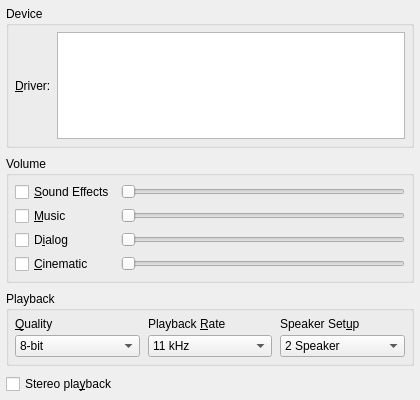
<?xml version="1.0" encoding="UTF-8"?>
<ui version="4.0">
 <class>AudioPage</class>
 <widget class="QWidget" name="AudioPage">
  <property name="geometry"><rect><x>0</x><y>0</y><width>420</width><height>400</height></rect></property>
  <layout class="QVBoxLayout" name="mainLayout">
   <property name="spacing"><number>8</number></property>
   <property name="leftMargin"><number>6</number></property><property name="topMargin"><number>6</number></property>
   <property name="rightMargin"><number>6</number></property><property name="bottomMargin"><number>6</number></property>
   <item><widget class="QGroupBox" name="deviceGroup">
    <property name="title"><string>Device</string></property>
    <layout class="QGridLayout" name="deviceLayout" columnstretch="0,1">
     <property name="leftMargin"><number>6</number></property><property name="topMargin"><number>6</number></property>
     <property name="rightMargin"><number>6</number></property><property name="bottomMargin"><number>6</number></property>
     <item row="0" column="0"><widget class="QLabel" name="driverLabel"><property name="text"><string>&amp;Driver:</string></property><property name="buddy"><cstring>driverList</cstring></property></widget></item>
     <item row="0" column="1"><widget class="QListWidget" name="driverList">
      <property name="minimumSize"><size><width>0</width><height>60</height></size></property>
      <property name="selectionMode"><enum>QAbstractItemView::SingleSelection</enum></property>
      <property name="uniformItemSizes"><bool>true</bool></property>
     </widget></item>
    </layout>
   </widget></item>
   <item><widget class="QGroupBox" name="volumeGroup">
    <property name="title"><string>Volume</string></property>
    <layout class="QGridLayout" name="volumeLayout" columnstretch="0,1">
     <property name="leftMargin"><number>6</number></property><property name="topMargin"><number>6</number></property>
     <property name="rightMargin"><number>6</number></property><property name="bottomMargin"><number>6</number></property>
     <property name="horizontalSpacing"><number>6</number></property><property name="verticalSpacing"><number>4</number></property>
     <item row="0" column="0"><widget class="QCheckBox" name="soundEnableCheck"><property name="text"><string>&amp;Sound Effects</string></property></widget></item>
     <item row="0" column="1"><widget class="QSlider" name="soundSlider"><property name="accessibleName"><string>Sound effects volume</string></property><property name="maximum"><number>100</number></property><property name="orientation"><enum>Qt::Horizontal</enum></property><property name="tickInterval"><number>10</number></property></widget></item>
     <item row="1" column="0"><widget class="QCheckBox" name="musicEnableCheck"><property name="text"><string>&amp;Music</string></property></widget></item>
     <item row="1" column="1"><widget class="QSlider" name="musicSlider"><property name="accessibleName"><string>Music volume</string></property><property name="maximum"><number>100</number></property><property name="orientation"><enum>Qt::Horizontal</enum></property><property name="tickInterval"><number>10</number></property></widget></item>
     <item row="2" column="0"><widget class="QCheckBox" name="dialogEnableCheck"><property name="text"><string>D&amp;ialog</string></property></widget></item>
     <item row="2" column="1"><widget class="QSlider" name="dialogSlider"><property name="accessibleName"><string>Dialog volume</string></property><property name="maximum"><number>100</number></property><property name="orientation"><enum>Qt::Horizontal</enum></property><property name="tickInterval"><number>10</number></property></widget></item>
     <item row="3" column="0"><widget class="QCheckBox" name="cinematicEnableCheck"><property name="text"><string>&amp;Cinematic</string></property></widget></item>
     <item row="3" column="1"><widget class="QSlider" name="cinematicSlider"><property name="accessibleName"><string>Cinematic volume</string></property><property name="maximum"><number>100</number></property><property name="orientation"><enum>Qt::Horizontal</enum></property><property name="tickInterval"><number>10</number></property></widget></item>
    </layout>
   </widget></item>
   <item><widget class="QGroupBox" name="playbackGroup">
    <property name="title"><string>Playback</string></property>
    <layout class="QGridLayout" name="playbackLayout" columnstretch="1,1,1">
     <property name="leftMargin"><number>6</number></property><property name="topMargin"><number>6</number></property>
     <property name="rightMargin"><number>6</number></property><property name="bottomMargin"><number>6</number></property>
     <property name="horizontalSpacing"><number>8</number></property><property name="verticalSpacing"><number>4</number></property>
     <item row="0" column="0"><widget class="QLabel" name="qualityLabel"><property name="text"><string>&amp;Quality</string></property><property name="buddy"><cstring>qualityCombo</cstring></property></widget></item>
     <item row="0" column="1"><widget class="QLabel" name="rateLabel"><property name="text"><string>Playback &amp;Rate</string></property><property name="buddy"><cstring>rateCombo</cstring></property></widget></item>
     <item row="0" column="2"><widget class="QLabel" name="speakerLabel"><property name="text"><string>Speaker Set&amp;up</string></property><property name="buddy"><cstring>speakerCombo</cstring></property></widget></item>
     <item row="1" column="0"><widget class="QComboBox" name="qualityCombo">
      <item><property name="text"><string>8-bit</string></property></item><item><property name="text"><string>16-bit</string></property></item>
     </widget></item>
     <item row="1" column="1"><widget class="QComboBox" name="rateCombo">
      <item><property name="text"><string>11 kHz</string></property></item><item><property name="text"><string>22 kHz</string></property></item><item><property name="text"><string>44 kHz</string></property></item>
     </widget></item>
     <item row="1" column="2"><widget class="QComboBox" name="speakerCombo">
      <item><property name="text"><string>2 Speaker</string></property></item><item><property name="text"><string>Headphones</string></property></item><item><property name="text"><string>Surround</string></property></item><item><property name="text"><string>4 Speaker</string></property></item>
     </widget></item>
    </layout>
   </widget></item>
   <item><widget class="QCheckBox" name="stereoCheck"><property name="text"><string>Stereo pla&amp;yback</string></property></widget></item>
   <item><spacer name="bottomSpacer"><property name="orientation"><enum>Qt::Vertical</enum></property><property name="sizeHint" stdset="0"><size><width>20</width><height>40</height></size></property></spacer></item>
  </layout>
 </widget>
 <tabstops>
  <tabstop>driverList</tabstop><tabstop>soundEnableCheck</tabstop><tabstop>soundSlider</tabstop>
  <tabstop>musicEnableCheck</tabstop><tabstop>musicSlider</tabstop><tabstop>dialogEnableCheck</tabstop><tabstop>dialogSlider</tabstop>
  <tabstop>cinematicEnableCheck</tabstop><tabstop>cinematicSlider</tabstop><tabstop>qualityCombo</tabstop><tabstop>rateCombo</tabstop><tabstop>speakerCombo</tabstop><tabstop>stereoCheck</tabstop>
 </tabstops>
 <resources/>
 <connections/>
</ui>
